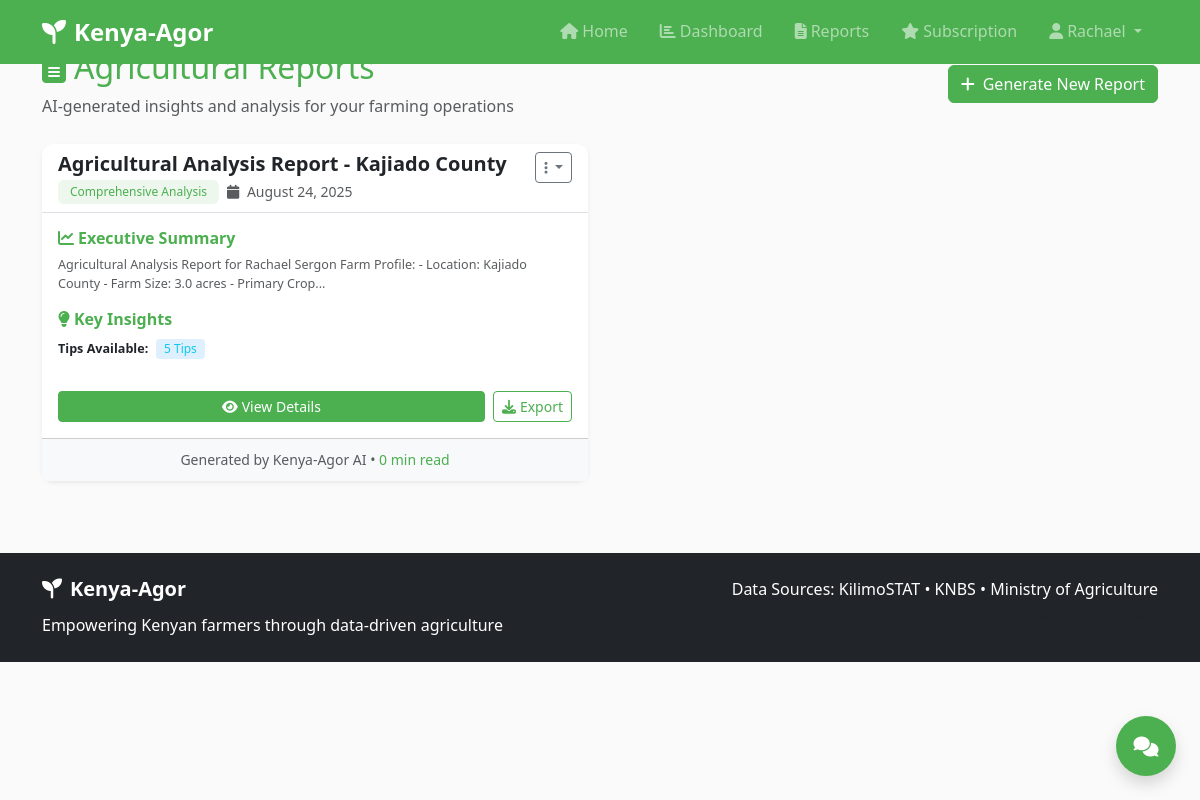
Screenshot of /reports (signed in) with the database file from the repository.
### models.py (models this page shows, shortened)
class User(UserMixin, db.Model):
    id = db.Column(db.Integer, primary_key=True)
    username = db.Column(db.String(64), unique=True, nullable=False, index=True)
    email = db.Column(db.String(120), unique=True, nullable=False, index=True)
    password_hash = db.Column(db.String(256), nullable=False)
    full_name = db.Column(db.String(100), nullable=False)
    phone_number = db.Column(db.String(20))
    county = db.Column(db.String(50), nullable=False)  # Kenyan county
    sub_county = db.Column(db.String(50))
    ward = db.Column(db.String(50))
    farm_size = db.Column(db.Float)  # Farm size in acres
    farm_type = db.Column(db.String(50))  # e.g., 'Smallholder', 'Commercial'
    primary_crops = db.Column(db.Text)  # JSON string of crops grown
    farming_experience = db.Column(db.Integer)  # Years of experience
    is_admin = db.Column(db.Boolean, default=False)  # Admin flag
    subscription_status = db.Column(db.String(20), default='none')  # none, active, cancelled
    subscription_plan = db.Column(db.String(20), default='none')  # none, basic, premium, enterprise
    created_at = db.Column(db.DateTime, default=datetime.utcnow)
    reports = db.relationship('Report', backref='user', lazy=True)

class Report(db.Model):
    id = db.Column(db.Integer, primary_key=True)
    title = db.Column(db.String(200), nullable=False)
    report_type = db.Column(db.String(50), nullable=False)  # 'crop_analysis', 'market_trends', etc.
    content = db.Column(db.Text, nullable=False)
    insights = db.Column(db.JSON)  # ML-generated insights
    user_id = db.Column(db.Integer, db.ForeignKey('user.id'), nullable=False)
    created_at = db.Column(db.DateTime, default=datetime.utcnow)

### routes.py (the view, shortened to what this page needs)
@app.route('/reports')
@login_required
def reports():
    try:
        user_reports = Report.query.filter_by(user_id=current_user.id).order_by(
            Report.created_at.desc()
        ).all()
        return render_template('reports.html', reports=user_reports)
    except Exception as e:
        logging.error(f"Reports error: {str(e)}")
        flash('Error loading reports. Please try again.', 'error')
        return render_template('reports.html', reports=[])

### app.py (called while the page is built)
@login_manager.user_loader
def load_user(user_id):
    from models import User
    return User.query.get(int(user_id))

### templates/reports.html (shortened to what this page needs)
{% extends "base.html" %}
{% block content %}
<div class="container py-4">
    <div class="row mb-4">
        <div class="col-12">
            <div class="d-flex justify-content-between align-items-center">
                <div>
                    <h1 class="h2 text-agricultural-green mb-2">
                        <i class="fas fa-file-alt me-2"></i>Agricultural Reports
                    </h1>
                    <p class="text-muted mb-0">
                        AI-generated insights and analysis for your farming operations
                    </p>
                </div>
                <div>
                    <button class="btn btn-agricultural-green" onclick="generateNewReport()">
                        <i class="fas fa-plus me-2"></i>Generate New Report
                    </button>
                </div>
            </div>
        </div>
    </div>
    {% if reports %}
        <div class="row g-4">
            {% for report in reports %}
                <div class="col-lg-6">
                    <div class="card report-card border-0 shadow-sm h-100">
                        <div class="card-header bg-white border-bottom d-flex justify-content-between align-items-start">
                            <div>
                                <h5 class="card-title mb-1">{{ report.title }}</h5>
                                <div class="d-flex align-items-center">
                                    <span class="badge bg-agricultural-green-subtle text-agricultural-green me-2">
                                        {{ report.report_type.replace('_', ' ').title() }}
                                    </span>
                                    <small class="text-muted">
                                        <i class="fas fa-calendar me-1"></i>
                                        {{ report.created_at.strftime('%B %d, %Y') }}
                                    </small>
                                </div>
                            </div>
                            <div class="dropdown">
                                <button class="btn btn-sm btn-outline-secondary dropdown-toggle"
                                        type="button"
                                        data-bs-toggle="dropdown">
                                    <i class="fas fa-ellipsis-v"></i>
                                </button>
                            </div>
                        </div>
                        <div class="card-body">
                            <div class="report-content mb-3">
                                <div class="mb-3">
                                    <h6 class="text-agricultural-green mb-2">
                                        <i class="fas fa-chart-line me-1"></i>Executive Summary
                                    </h6>
                                    <p class="text-muted small">
                                        {{ report.content[:200] }}{% if report.content|length > 200 %}...{% endif %}
                                    </p>
                                </div>
                                {% if report.insights %}
                                    <div class="mb-3">
                                        <h6 class="text-agricultural-green mb-2">
                                            <i class="fas fa-lightbulb me-1"></i>Key Insights
                                        </h6>
                                        {% if report.insights.productivity_tips %}
                                            <div class="mb-2">
                                                <span class="fw-bold small">Tips Available:</span>
                                                <span class="badge bg-info-subtle text-info insight-badge ms-1">
                                                    {{ report.insights.productivity_tips|length }} Tips
                                                </span>
                                            </div>
                                        {% endif %}
                                    </div>
                                {% endif %}
                            </div>
                            <div class="d-flex gap-2">
                                <button class="btn btn-sm btn-agricultural-green flex-fill"
                                        onclick="viewFullReport({{ report.id }})">
                                    <i class="fas fa-eye me-1"></i>View Details
                                </button>
                                <button class="btn btn-sm btn-outline-agricultural-green"
                                        onclick="downloadReport({{ report.id }})">
                                    <i class="fas fa-download me-1"></i>Export
                                </button>
                            </div>
                        </div>
                        <div class="card-footer bg-light text-center">
                            <small class="text-muted">
                                Generated by Kenya-Agor AI •
                                <span class="text-agricultural-green">{{ (report.content.split()|length / 200)|round|int }} min read</span>
                            </small>
                        </div>
                    </div>
                </div>
            {% endfor %}
        </div>
    {% endif %}
</div>
{% endblock %}

### templates/base.html (shortened to what this page needs)
<!DOCTYPE html>
<html lang="en">
<head>
    <link href="https://cdn.jsdelivr.net/npm/bootstrap@5.3.0/dist/css/bootstrap.min.css" rel="stylesheet">
    <link href="https://cdnjs.cloudflare.com/ajax/libs/font-awesome/6.4.0/css/all.min.css" rel="stylesheet">
    <link href="{{ url_for('static', filename='css/style.css') }}" rel="stylesheet">
</head>
<body>
    <nav class="navbar navbar-expand-lg navbar-dark bg-agricultural-green fixed-top">
        <div class="container">
            <a class="navbar-brand fw-bold" href="{{ url_for('index') }}">
                <i class="fas fa-seedling me-2"></i>Kenya-Agor
            </a>
            <div class="collapse navbar-collapse" id="navbarNav">
                <ul class="navbar-nav ms-auto">
                    <li class="nav-item">
                        <a class="nav-link" href="{{ url_for('index') }}">
                            <i class="fas fa-home me-1"></i>Home
                        </a>
                    </li>
                    {% if current_user.is_authenticated %}
                        <li class="nav-item">
                            <a class="nav-link" href="{{ url_for('dashboard') }}">
                                <i class="fas fa-chart-bar me-1"></i>Dashboard
                            </a>
                        </li>
                        <li class="nav-item">
                            <a class="nav-link" href="{{ url_for('reports') }}">
                                <i class="fas fa-file-alt me-1"></i>Reports
                            </a>
                        </li>
                        <li class="nav-item">
                            <a class="nav-link" href="{{ url_for('subscription') }}">
                                <i class="fas fa-star me-1"></i>Subscription
                            </a>
                        </li>
                        <li class="nav-item dropdown">
                            <a class="nav-link dropdown-toggle" href="#" role="button" data-bs-toggle="dropdown">
                                <i class="fas fa-user me-1"></i>{{ current_user.full_name.split()[0] }}
                            </a>
                        </li>
                    {% endif %}
                </ul>
            </div>
        </div>
    </nav>
    <main class="{% if not current_user.is_authenticated %}pt-5{% else %}pt-4{% endif %}">
        {% block content %}{% endblock %}
    </main>
    <footer class="bg-dark text-white py-4 mt-5">
        <div class="container">
            <div class="row">
                <div class="col-md-6">
                    <h5><i class="fas fa-seedling me-2"></i>Kenya-Agor</h5>
                    <p class="mb-0">Empowering Kenyan farmers through data-driven agriculture</p>
                </div>
                <div class="col-md-6 text-md-end">
                    <p class="mb-0">Data Sources: KilimoSTAT • KNBS • Ministry of Agriculture</p>
                    <small class="text-muted">© {{ moment().format('YYYY') if moment else '2024' }} Kenya-Agor System</small>
                </div>
            </div>
        </div>
    </footer>
    {% if current_user.is_authenticated %}
    <div id="chatbot-container" class="position-fixed bottom-0 end-0 m-4" style="z-index: 1050;">
        <button class="btn btn-agricultural-green rounded-circle shadow" id="chat-toggle" style="width: 60px; height: 60px;">
            <i class="fas fa-comments fa-lg"></i>
        </button>
    </div>
    {% endif %}
</body>
</html>

### static/css/style.css (style rules this page uses)
:root { --agricultural-green: #4CAF50; --agricultural-green-light: #81C784; --agricultural-green-dark: #388E3C; --agricultural-green-subtle: rgba(76, 175, 80, 0.1); --earth-brown: #8D6E63; --earth-brown-light: #BCAAA4; --earth-beige: #F5F5DC; --earth-tan: #D2B48C; --sky-blue: #2196F3; --sun-orange: #FF9800; --harvest-gold: #FFC107; --soil-brown: #795548; --success-green: #4CAF50; --warning-orange: #FF9800; --danger-red: #F44336; --info-blue: #2196F3; --gray-50: #FAFAFA; --gray-100: #F5F5F5; --gray-200: #EEEEEE; --gray-300: #E0E0E0; --gray-600: #757575; --gray-800: #424242; --gray-900: #212121; }
body { font-family: 'Segoe UI', Tahoma, Geneva, Verdana, sans-serif; line-height: 1.6; color: var(--gray-800); background-color: var(--gray-50); }
h1, h2, h3, h4, h5, h6 { font-weight: 600; margin-bottom: 0.75rem; }
.text-agricultural-green { color: var(--agricultural-green) !important; }
.bg-agricultural-green { background-color: var(--agricultural-green) !important; color: white !important; }
.bg-agricultural-green-subtle { background-color: var(--agricultural-green-subtle) !important; }
.btn-agricultural-green { background-color: var(--agricultural-green); border-color: var(--agricultural-green); color: white; font-weight: 500; transition: all 0.3s ease; }
.btn-outline-agricultural-green { border-color: var(--agricultural-green); color: var(--agricultural-green); font-weight: 500; transition: all 0.3s ease; }
.navbar-dark .navbar-brand { font-size: 1.5rem; font-weight: 700; }
.navbar-dark .navbar-nav .nav-link { font-weight: 500; transition: color 0.3s ease; padding: 0.5rem 1rem; }
.card { border: none; border-radius: 12px; transition: all 0.3s ease; background: white; box-shadow: 0 2px 10px rgba(0, 0, 0, 0.08); }
.card-header { border-radius: 12px 12px 0 0 !important; border-bottom: 1px solid var(--gray-200); background-color: white; }
.badge { font-weight: 500; padding: 0.375rem 0.75rem; border-radius: 6px; }
.bg-info-subtle { background-color: rgba(33, 150, 243, 0.15) !important; }
#chatbot-container { z-index: 1050; }
#chat-toggle { width: 60px; height: 60px; border-radius: 50%; border: none; box-shadow: 0 6px 20px rgba(76, 175, 80, 0.4); transition: all 0.3s ease; }
.report-card { border-left: 4px solid var(--agricultural-green); }
.report-content { font-size: 0.9rem; line-height: 1.5; }
.insight-badge { font-size: 0.75rem; padding: 0.25rem 0.5rem; border-radius: 4px; }

### templates/reports.html (style rules this page uses)
.report-card { transition: transform 0.2s ease, box-shadow 0.2s ease; border-left: 4px solid var(--agricultural-green); }
.report-content { max-height: 300px; overflow-y: auto; }
.insight-badge { font-size: 0.75rem; padding: 0.25rem 0.5rem; }

### rows the page displays
User: full_name "Rachael"
Report: title "Agricultural Analysis Report - Kajiado County", report_type.replace "Comprehensive Analysis", created_at "August 24, 2025", content "Agricultural Analysis Report for Rachael Sergon Farm Profile: - Location: Kajiado County - Farm Size: 3.0 acres - Primary Crop", insights.productivity_tips|length "5", content "0"
